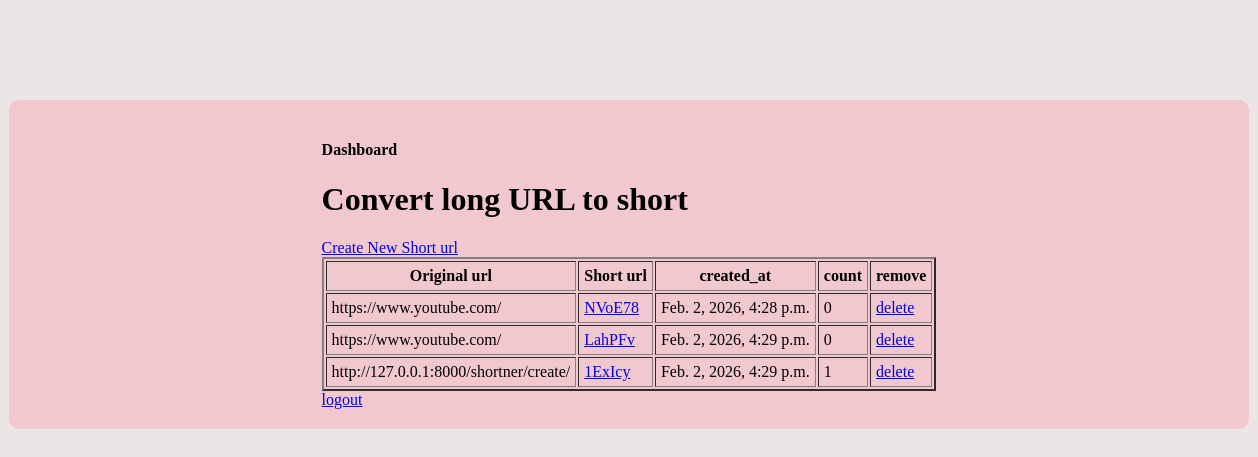
/dashboard/ (signed in), run on an earlier commit of the app's database.
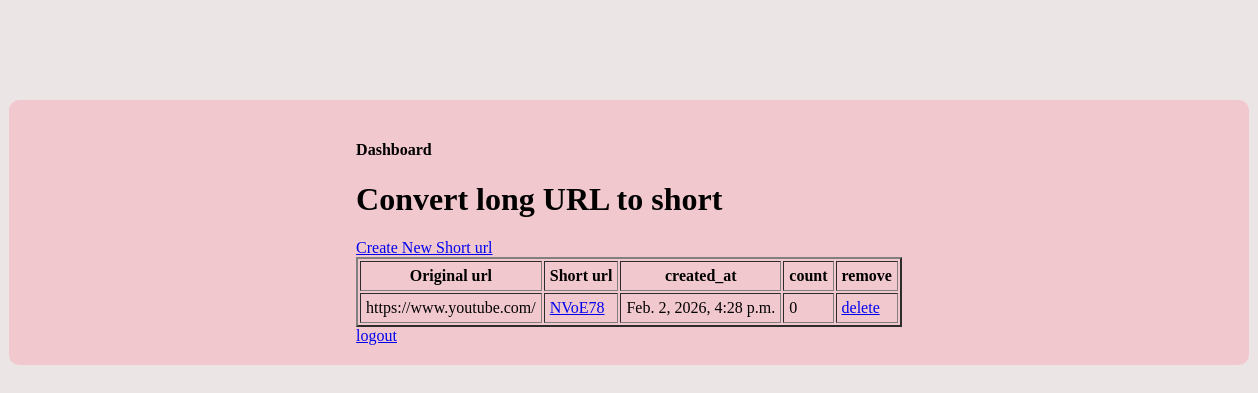
And on a later commit of the database.
### shortner/models.py (models this page shows, shortened)
class ShortURL(models.Model):
    user = models.ForeignKey(User,on_delete=models.CASCADE)
    original_url = models.URLField()
    short_code = models.CharField(max_length=10,unique=True)
    clicks = models.PositiveIntegerField(default=0)
    created_at = models.DateTimeField(auto_now_add=True)

### urlshortner/middleware.py (the view)
    def wrapped(request,*args,**kwargs):
        if request.user.is_authenticated == False:
            return redirect('login')
        return view_function(request,*args,**kwargs)

### accounts/views.py (called while the page is built)
@auth
def dashboard(request):
    urls = ShortURL.objects.filter(user=request.user)
    return render(request,'accounts/dashboard.html',{'urls':urls})

### accounts/templates/accounts/dashboard.html (shortened to what this page needs)
{% extends "index.html" %}
{% block content %}
<div class="container">
  <div>
    <h4>Dashboard</h4>
    <h1>Convert long URL to short</h1>
    <a href="{%url 'create_short_url'%}">Create New Short url</a>
  <table border="2" cellpadding="5">
    <tr>
      <th>Original url</th>
      <th>Short url</th>
      <th>created_at</th>
      <th>count</th>
      <th>remove</th>
    </tr>
    {%for url in urls%}
    <tr>
      <td>{{url.original_url}}</td>
      <td>
        <a href="{% url 'redirect_short' url.short_code%}">{{url.short_code}}</a>
      </td>
      <td>{{url.created_at}}</td>
      <td>{{url.clicks}}</td>
      <td><a href="{%url 'delete' url.pk%}">delete</a></td>
    </tr>
    {% empty %}
    <tr>
      <td colspan="2">No URLS Yet</td>
    </tr>
    {%endfor%}
  </table >
  <a href="{% url 'logout'%}">logout</a>
  </div>
</div>
{% endblock %}

### templates/index.html (shortened to what this page needs)
<!DOCTYPE html>
<html lang="en">
<head>
    {%load static%}
    <link rel="stylesheet" href="{% static 'css/style.css'%}">
</head>
<body>
    {%block content%}
    {%endblock%}
</body>
</html>

### staticfiles/css/style.css (style rules this page uses)
body { background: #ece5e5; }
.container { display: flex; justify-content: center; align-items: center; background: rgb(242, 200, 207); margin: 100px auto; width: 1200px; padding: 20px; border-radius: 10px; }

What changed in the data, as far as the page shows it:
removed ShortURL: original_url "https://www.youtube.com/", short_code "LahPFv", created_at "Feb. 2, 2026, 4:29 p.m.", clicks "0"
removed ShortURL: original_url "http://127.0.0.1:8000/shortner/create/", short_code "1ExIcy", created_at "Feb. 2, 2026, 4:29 p.m.", clicks "1"
